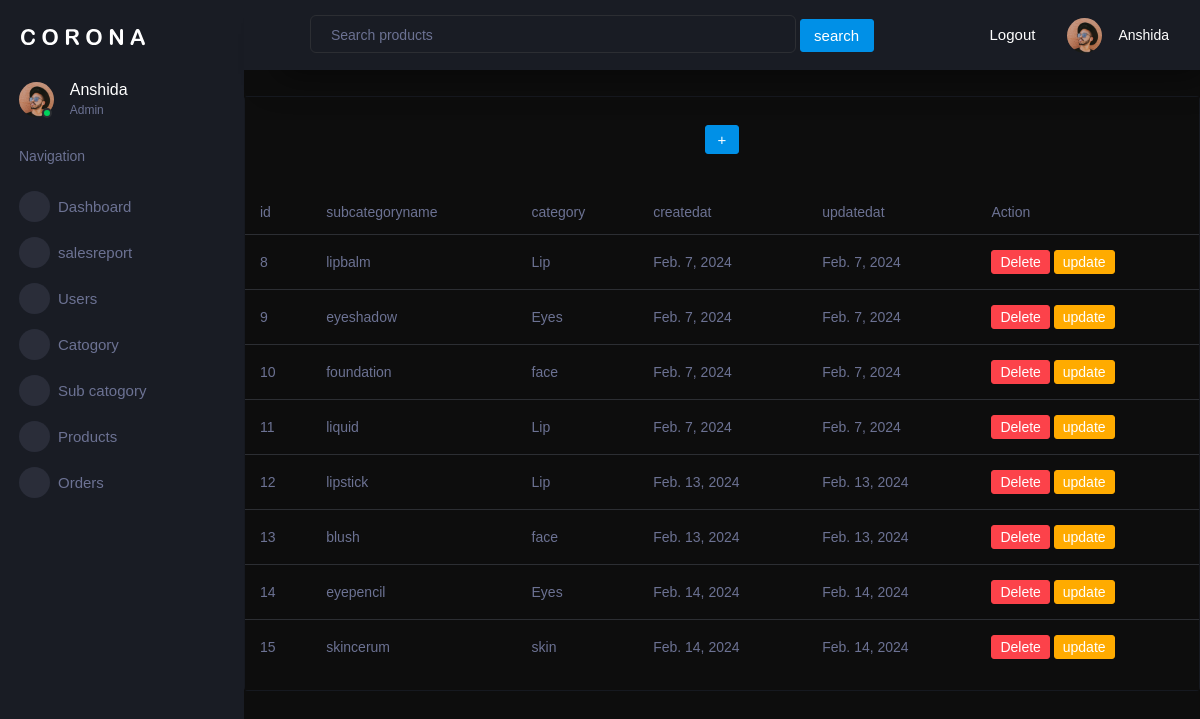
The app's page /adminpanel/subcategory/ with its own data.
### category/models.py (models this page shows, shortened)
class subcategory(models.Model):
    subcategory_name= models.CharField(max_length=50, unique=True)
    slug = models.SlugField(max_length=100, unique=True, null= True)
    category= models.ForeignKey(category,on_delete=models.CASCADE)
    created_at= models.DateField(auto_now=True)
    updated_at= models.DateField(auto_now=True)
    class meta:
        verbose_name= 'subcategory'
        verbose_name_plural= 'subcategories'

class category(models.Model):
    category_name= models.CharField(max_length=50, unique=True)
    slug = models.SlugField(max_length=100, unique=True, null= True)
    created_at= models.DateField(auto_now=True)
    updated_at= models.DateField(auto_now=True)
    class mata:
        verbose_name= 'category'
        verbose_name_plural= 'categories'

### adminpanel/views.py (the view)
# urls.py: path('subcategory/',views.subcategorylist,name='subcategorylist'),
def subcategorylist(request):
    sub= subcategory.objects.all()
    paginator = Paginator(sub,8)
    page= request.GET.get('page')
    paged_sub = paginator.get_page(page)
    context2={
        'sub':paged_sub
    }
    return render(request,'subcategory.html',context2)

### templates/subcategory.html (shortened to what this page needs)
{% extends 'adminbase.html' %}
{% load static %}
{% block content %}
<!DOCTYPE html>
<html lang="en">
<head>
  <link rel="stylesheet" href="{% static 'assets/vendors/mdi/css/materialdesignicons.min.css' %}">
  <link rel="stylesheet" href="{% static 'assets/vendors/css/vendor.bundle.base.css' %}">
  <link rel="stylesheet" href="{% static 'assets/vendors/jvectormap/jquery-jvectormap.css' %}">
  <link rel="stylesheet" href="{% static 'assets/vendors/flag-icon-css/css/flag-icon.min.css' %}">
  <link rel="stylesheet" href="{% static 'assets/vendors/owl-carousel-2/owl.carousel.min.css' %}">
  <link rel="stylesheet" href="{% static 'assets/vendors/owl-carousel-2/owl.theme.default.min.css' %}">
  <link rel="stylesheet" href="{% static 'assets/css/style.css' %}">
</head>
<body>
  <div class="row ">
    <div class="col-12 grid-margin">
      <div class="card">
        <div class="card-body bg-dark">
          <div class="text-center  pb-2"><a href="{% url 'adminpanel:add_subcategory' %}" class="btn btn-primary btn-md">+</a>
          </div>
        </div>
        <div class="table-responsive bg-dark">
          <table class="table">
            <thead>
              <tr>
                <th> id </th>
                <th> subcategoryname</th>
                <th> category </th>
                <th> createdat </th>
                <th> updatedat </th>
                <th> Action</th>
              </tr>
            </thead>
            <tbody>
              {% for i in sub %}
              <tr>
                <td>{{i.id}}</td>
                <td>{{i.subcategory_name}}</td>
                <td>{{i.category.category_name}}</td>
                <td>{{i.created_at}}</td>
                <td>{{i.updated_at}}</td>
                <td><a href="{% url 'adminpanel:delete_subcategory' subcategory_id=i.id %}" class="btn btn-danger btn-sm">Delete</a>
                <a href="{% url 'adminpanel:update_subcategory'  subcategory_id=i.id %}" class="btn btn-warning btn-sm">update</a></td>
              </tr>
             {% endfor %}
        </tbody>
        </table>
      </div>
    </div>
  </div>
  </div>
</body>
</html>
{% endblock content %}

### records on screen
subcategory: id "8", subcategory_name "lipbalm", category.category_name "Lip", created_at "Feb. 7, 2024", updated_at "Feb. 7, 2024"
subcategory: id "9", subcategory_name "eyeshadow", category.category_name "Eyes", created_at "Feb. 7, 2024", updated_at "Feb. 7, 2024"
subcategory: id "10", subcategory_name "foundation", category.category_name "face", created_at "Feb. 7, 2024", updated_at "Feb. 7, 2024"
subcategory: id "11", subcategory_name "liquid", category.category_name "Lip", created_at "Feb. 7, 2024", updated_at "Feb. 7, 2024"
subcategory: id "12", subcategory_name "lipstick", category.category_name "Lip", created_at "Feb. 13, 2024", updated_at "Feb. 13, 2024"
subcategory: id "13", subcategory_name "blush", category.category_name "face", created_at "Feb. 13, 2024", updated_at "Feb. 13, 2024"
subcategory: id "14", subcategory_name "eyepencil", category.category_name "Eyes", created_at "Feb. 14, 2024", updated_at "Feb. 14, 2024"
subcategory: id "15", subcategory_name "skincerum", category.category_name "skin", created_at "Feb. 14, 2024", updated_at "Feb. 14, 2024"
